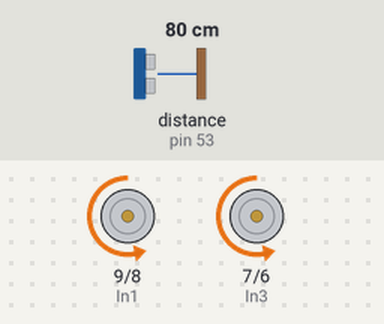
The sketch below on a simulated Arduino Uno, built with avr-gcc and run on an emulated ATmega328P. Shown: motor-driver pin pairs drawn as motors (green arrow = first pin HIGH = forward, orange = second pin HIGH = backward, longer = more drive, scaled by the enable pin). The inputs (shaded band) are chosen by the test bench; at power-on: distance to the obstacle (sensor on pin 53) 80 cm. The echo pulse lasts 58.3 µs per cm.

Above: at 0.6 s.
At 3.16 s:
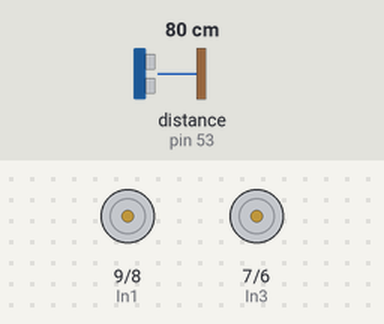
At 5.2 s:
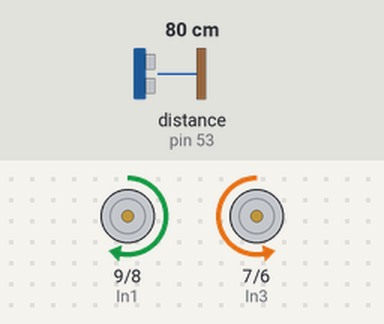
Timing chart, 0 to 7.1 s (numbered marks = the images above):
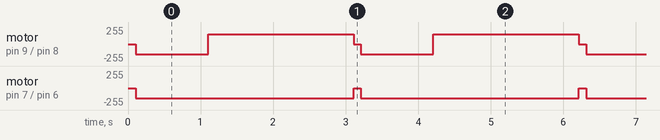

The sketch:

Single_Sensor_test.ino
```cpp
int trigPin = 0;
int echoPin = 0;

int triggerDistance = 10;

//Motor Connection pin definitions
int EnA = 10; //right motor speed control: PWM pin on Arduino denoted by "~"
int EnB = 5;  //left motor speed control: PWM pin on Arduino denoted by "~"
int In1 = 9;
int In2 = 8;
int In3 = 7;
int In4 = 6;

//ultrasonic sensor pin definitions
const int trig1 = 51;
const int echo1 = 53;

//ultrasonic sensor variable initilization
long duration;
int distance;
boolean sensor1 = false;

  const int myTrigPins[] = {trig1};
  const int myEchoPins[] = {echo1};
  int sensorStates[] = {sensor1};
  int savedDistanceVals[] = {0};

boolean checkSurroundings(){
  for (int i = 0; i < sizeof(myTrigPins)/sizeof(myTrigPins[0]); i++)
  {
    //setting pins in this iteration of the loop
    trigPin = myTrigPins[i];
    echoPin = myEchoPins[i];

    // Clears the trigPin
    digitalWrite(trigPin, LOW);
    delayMicroseconds(2);

    // Sets the trigPin on HIGH state for 10 micro seconds
    digitalWrite(trigPin, HIGH);
    delayMicroseconds(10);
    digitalWrite(trigPin, LOW);

    // Reads the echoPin, returns the sound wave travel time in microseconds
    duration = pulseIn(echoPin, HIGH);

    // Calculating the distance in centimeters
    distance = duration * 0.034 / 2;

    if (distance <= triggerDistance)
    {
      sensor1 = true;
    }
    else
    {
      sensor1 = false;
    }

    return sensor1;
  }
}


void accelerate() // accelerate from rest to maximum speed
{
  for (int i = 100; i < 150; i++)
  {
    analogWrite(EnA, i);
    analogWrite(EnB, i);
    delay(20);
  }
}
void decelerate()  // decelerate from maximum speed to rest
{
  for (int i = 150; i >= 100; --i)
  {
    analogWrite(EnA, i);
    analogWrite(EnB, i);
    delay(20);
  }
}
void goForward()   //run both motors forward simultaneously
{
  // forward left motor
  digitalWrite(In1, HIGH);
  digitalWrite(In2, LOW);
  // set speed out of possible range 0~255
  analogWrite(EnA, 150);
  // forward right motor
  digitalWrite(In3, HIGH);
  digitalWrite(In4, LOW);
  // set speed out of possible range 0~255
  analogWrite(EnB, 150);
}
void noGo() //turn off both motors to stop
{
  digitalWrite(In1, LOW);
  digitalWrite(In2, LOW);
  digitalWrite(In3, LOW);
  digitalWrite(In4, LOW);
}

void goBackward()   //run both motors backward simultaneously
{
  // reverse left motor
  digitalWrite(In1, LOW);
  digitalWrite(In2, HIGH);
  // set speed out of possible range 0~255
  analogWrite(EnA, 150);
  // reverse right motor
  digitalWrite(In3, LOW);
  digitalWrite(In4, HIGH);
  // set speed out of possible range 0~255
  analogWrite(EnB, 150);
}
void goLeft()   //run left motor forward and right motor backward
{
  // forward left motor
  digitalWrite(In1, HIGH);
  digitalWrite(In2, LOW);
  // set speed out of possible range 0~255
  analogWrite(EnA, 150);
  // reverse right motor
  digitalWrite(In3, LOW);
  digitalWrite(In4, HIGH);
  // set speed out of possible range 0~255
  analogWrite(EnB, 150);
}
void goRight()   //run left motor backward and right motor forward
{
  // reverse left motor
  digitalWrite(In1, LOW);
  digitalWrite(In2, HIGH);
  // set speed out of possible range 0~255
  analogWrite(EnA, 150);
  // forward right motor
  digitalWrite(In3, HIGH);
  digitalWrite(In4, LOW);
  // set speed out of possible range 0~255
  analogWrite(EnB, 150);
}
void leftFrontCorner()
{
  goLeft();
  delay(500);
  goBackward();
  delay(500);
  goRight();
  delay(1000);
  noGo();
  checkSurroundings();
}
void rightFrontCorner()
{
  goRight();
  delay(500);
  goBackward();
  delay(500);
  goLeft();
  delay(1000);
  noGo();
  checkSurroundings();
}
void rightRearCorner()
{
  goLeft();
  delay(500);
  goForward();
  delay(500);
  goRight();
  delay(1000);
  noGo();
  checkSurroundings();
}
void leftRearCorner()
{
  goRight();
  delay(500);
  goForward();
  delay(500);
  goLeft();
  delay(1000);
  noGo();
  checkSurroundings();
}
void leftWall()
{
  goRight();
  delay(500);
  noGo();
  checkSurroundings();
}
void rightWall()
{
  goLeft();
  delay(500);
  noGo();
  checkSurroundings();
}
void setup()
{
  // All motor control pins are outputs
    pinMode(EnA, OUTPUT);
    pinMode(EnB, OUTPUT);
    pinMode(In1, OUTPUT);
    pinMode(In2, OUTPUT);
    pinMode(In3, OUTPUT);
    pinMode(In4, OUTPUT);

  //ultrasonic sensor setup
  for(int i = 0; i < sizeof(myTrigPins)/sizeof(myTrigPins[0]); i++)
  {
    pinMode(myTrigPins[i], OUTPUT);
    pinMode(myEchoPins[i], INPUT);
  }
  Serial.begin(9600); // Starts the serial communication
}


void loop() //makes cart go zoom zoom
{
  goForward();
  checkSurroundings();
  if (sensor1 = true)
  {
    noGo();
    delay(100);
    goBackward();
    delay(1000);
    goLeft();
    delay(2000);
  }
  else
  {
    goForward();
  }
}
```

Measured:
- by itself, motor on pin 9 (In1) / pin 8 (In2): repeats every 3.1 s: forward 150/255 2.0 s, stopped 0.10 s, backward 150/255 1.0 s
- by itself, motor on pin 7 (In3) / pin 6 (In4): alternates backward 150/255 for 3.0 s and stopped for 0.10 s
